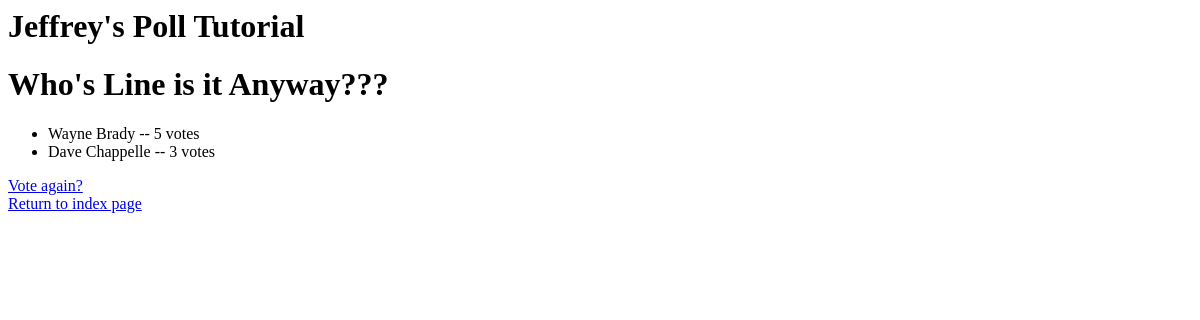
Page /2/results/ on the earlier database version.
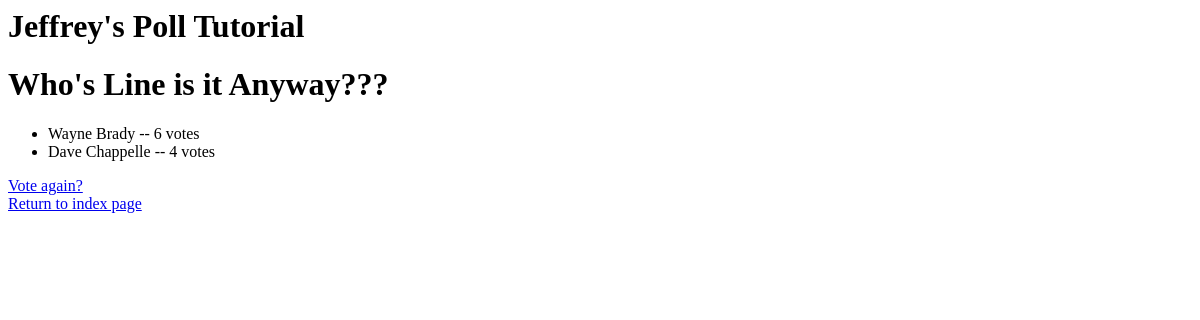
Same page on the later database version.
### polls/models.py (models this page shows, shortened)
class Question(models.Model):
    question_text = models.CharField(max_length=200)
    pub_date = models.DateTimeField('date published')
    def was_published_recently(self):
        return self.pub_date >= timezone.now() - datetime.timedelta(days=1)
    was_published_recently.admin_order_field = 'pub_date'
    was_published_recently.boolean = True
    was_published_recently.short_description = 'Published recently?'

class Choice(models.Model):
    question = models.ForeignKey(Question)
    choice_text = models.CharField(max_length=200)
    votes = models.IntegerField(default=0)

### polls/views.py (the view)
# urls.py: url(r'^(?P<pk>[0-9]+)/results/$', views.ResultsView.as_view(), name='results'),
class ResultsView(generic.DetailView):
    model = Question
    template_name = 'polls/results.html'

### polls/templates/polls/results.html
{% extends 'base.html' %}
{% block content %}
<h1>{{ question.question_text }}</h1>
<ul>
{% for choice in question.choice_set.all %}
    <li>{{ choice.choice_text }} -- {{ choice.votes }} vote{{ choice.votes|pluralize }}</li>
{% endfor %}
</ul>
<a href="{% url 'polls:detail' question.id %}"> Vote again?</a>
{% endblock %}

### templates/base.html (shortened to what this page needs)
<h1>Jeffrey's Poll Tutorial</h1>
{% block content %}{% endblock %}
<a href="{% url 'polls:index'  %}">Return to index page</a>

Differences in the rows shown:
changed Choice "Wayne Brady": votes "5" → "6"
changed Choice "Dave Chappelle": votes "3" → "4"
